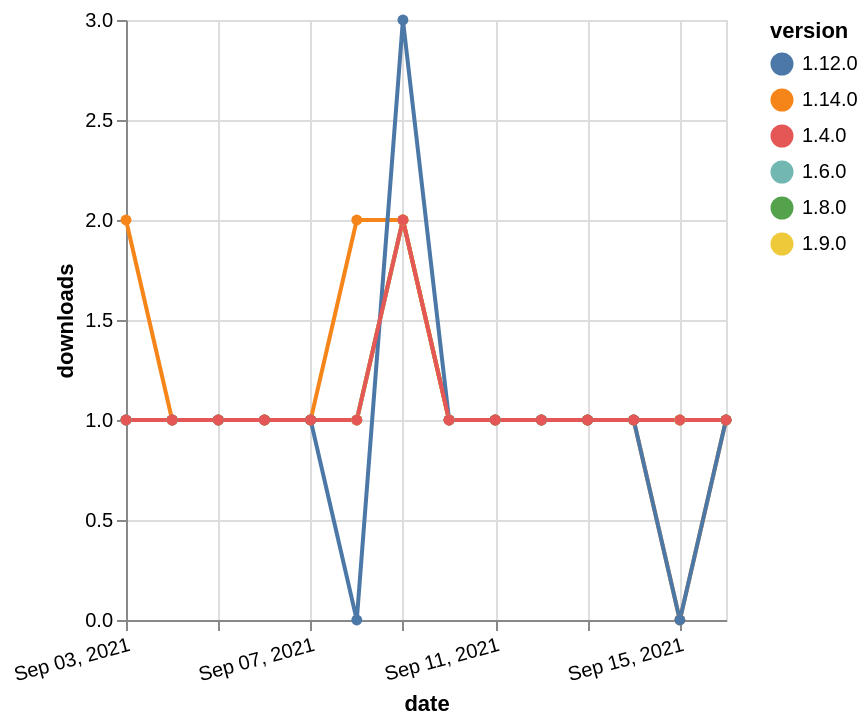

The Vega-Lite source for this figure:
### Vega-Lite specification from a JSON file in a GitHub repository (floating-point values rounded to 4 significant figures)
{"$schema": "https://vega.github.io/schema/vega-lite/v5.json", "description": "A simple bar chart with embedded data.", "data": {"values": [{"date": "2021-09-03", "total": 194, "delta": 1, "version": "1.6.0"}, {"date": "2021-09-04", "total": 195, "delta": 1, "version": "1.6.0"}, {"date": "2021-09-05", "total": 196, "delta": 1, "version": "1.6.0"}, {"date": "2021-09-06", "total": 197, "delta": 1, "version": "1.6.0"}, {"date": "2021-09-07", "total": 198, "delta": 1, "version": "1.6.0"}, {"date": "2021-09-08", "total": 199, "delta": 1, "version": "1.6.0"}, {"date": "2021-09-09", "total": 201, "delta": 2, "version": "1.6.0"}, {"date": "2021-09-10", "total": 202, "delta": 1, "version": "1.6.0"}, {"date": "2021-09-11", "total": 203, "delta": 1, "version": "1.6.0"}, {"date": "2021-09-12", "total": 204, "delta": 1, "version": "1.6.0"}, {"date": "2021-09-13", "total": 205, "delta": 1, "version": "1.6.0"}, {"date": "2021-09-14", "total": 206, "delta": 1, "version": "1.6.0"}, {"date": "2021-09-15", "total": 207, "delta": 1, "version": "1.6.0"}, {"date": "2021-09-16", "total": 208, "delta": 1, "version": "1.6.0"}, {"date": "2021-09-03", "total": 189, "delta": 1, "version": "1.8.0"}, {"date": "2021-09-04", "total": 190, "delta": 1, "version": "1.8.0"}, {"date": "2021-09-05", "total": 191, "delta": 1, "version": "1.8.0"}, {"date": "2021-09-06", "total": 192, "delta": 1, "version": "1.8.0"}, {"date": "2021-09-07", "total": 193, "delta": 1, "version": "1.8.0"}, {"date": "2021-09-08", "total": 194, "delta": 1, "version": "1.8.0"}, {"date": "2021-09-09", "total": 196, "delta": 2, "version": "1.8.0"}, {"date": "2021-09-10", "total": 197, "delta": 1, "version": "1.8.0"}, {"date": "2021-09-11", "total": 198, "delta": 1, "version": "1.8.0"}, {"date": "2021-09-12", "total": 199, "delta": 1, "version": "1.8.0"}, {"date": "2021-09-13", "total": 200, "delta": 1, "version": "1.8.0"}, {"date": "2021-09-14", "total": 201, "delta": 1, "version": "1.8.0"}, {"date": "2021-09-15", "total": 202, "delta": 1, "version": "1.8.0"}, {"date": "2021-09-16", "total": 203, "delta": 1, "version": "1.8.0"}, {"date": "2021-09-03", "total": 165, "delta": 1, "version": "1.9.0"}, {"date": "2021-09-04", "total": 166, "delta": 1, "version": "1.9.0"}, {"date": "2021-09-05", "total": 167, "delta": 1, "version": "1.9.0"}, {"date": "2021-09-06", "total": 168, "delta": 1, "version": "1.9.0"}, {"date": "2021-09-07", "total": 169, "delta": 1, "version": "1.9.0"}, {"date": "2021-09-08", "total": 170, "delta": 1, "version": "1.9.0"}, {"date": "2021-09-09", "total": 172, "delta": 2, "version": "1.9.0"}, {"date": "2021-09-10", "total": 173, "delta": 1, "version": "1.9.0"}, {"date": "2021-09-11", "total": 174, "delta": 1, "version": "1.9.0"}, {"date": "2021-09-12", "total": 175, "delta": 1, "version": "1.9.0"}, {"date": "2021-09-13", "total": 176, "delta": 1, "version": "1.9.0"}, {"date": "2021-09-14", "total": 177, "delta": 1, "version": "1.9.0"}, {"date": "2021-09-15", "total": 178, "delta": 1, "version": "1.9.0"}, {"date": "2021-09-16", "total": 179, "delta": 1, "version": "1.9.0"}, {"date": "2021-09-03", "total": 127, "delta": 2, "version": "1.14.0"}, {"date": "2021-09-04", "total": 128, "delta": 1, "version": "1.14.0"}, {"date": "2021-09-05", "total": 129, "delta": 1, "version": "1.14.0"}, {"date": "2021-09-06", "total": 130, "delta": 1, "version": "1.14.0"}, {"date": "2021-09-07", "total": 131, "delta": 1, "version": "1.14.0"}, {"date": "2021-09-08", "total": 133, "delta": 2, "version": "1.14.0"}, {"date": "2021-09-09", "total": 135, "delta": 2, "version": "1.14.0"}, {"date": "2021-09-10", "total": 136, "delta": 1, "version": "1.14.0"}, {"date": "2021-09-11", "total": 137, "delta": 1, "version": "1.14.0"}, {"date": "2021-09-12", "total": 138, "delta": 1, "version": "1.14.0"}, {"date": "2021-09-13", "total": 139, "delta": 1, "version": "1.14.0"}, {"date": "2021-09-14", "total": 140, "delta": 1, "version": "1.14.0"}, {"date": "2021-09-15", "total": 140, "delta": 0, "version": "1.14.0"}, {"date": "2021-09-16", "total": 141, "delta": 1, "version": "1.14.0"}, {"date": "2021-09-03", "total": 199, "delta": 1, "version": "1.12.0"}, {"date": "2021-09-04", "total": 200, "delta": 1, "version": "1.12.0"}, {"date": "2021-09-05", "total": 201, "delta": 1, "version": "1.12.0"}, {"date": "2021-09-06", "total": 202, "delta": 1, "version": "1.12.0"}, {"date": "2021-09-07", "total": 203, "delta": 1, "version": "1.12.0"}, {"date": "2021-09-08", "total": 203, "delta": 0, "version": "1.12.0"}, {"date": "2021-09-09", "total": 206, "delta": 3, "version": "1.12.0"}, {"date": "2021-09-10", "total": 207, "delta": 1, "version": "1.12.0"}, {"date": "2021-09-11", "total": 208, "delta": 1, "version": "1.12.0"}, {"date": "2021-09-12", "total": 209, "delta": 1, "version": "1.12.0"}, {"date": "2021-09-13", "total": 210, "delta": 1, "version": "1.12.0"}, {"date": "2021-09-14", "total": 211, "delta": 1, "version": "1.12.0"}, {"date": "2021-09-15", "total": 211, "delta": 0, "version": "1.12.0"}, {"date": "2021-09-16", "total": 212, "delta": 1, "version": "1.12.0"}, {"date": "2021-09-03", "total": 247, "delta": 1, "version": "1.4.0"}, {"date": "2021-09-04", "total": 248, "delta": 1, "version": "1.4.0"}, {"date": "2021-09-05", "total": 249, "delta": 1, "version": "1.4.0"}, {"date": "2021-09-06", "total": 250, "delta": 1, "version": "1.4.0"}, {"date": "2021-09-07", "total": 251, "delta": 1, "version": "1.4.0"}, {"date": "2021-09-08", "total": 252, "delta": 1, "version": "1.4.0"}, {"date": "2021-09-09", "total": 254, "delta": 2, "version": "1.4.0"}, {"date": "2021-09-10", "total": 255, "delta": 1, "version": "1.4.0"}, {"date": "2021-09-11", "total": 256, "delta": 1, "version": "1.4.0"}, {"date": "2021-09-12", "total": 257, "delta": 1, "version": "1.4.0"}, {"date": "2021-09-13", "total": 258, "delta": 1, "version": "1.4.0"}, {"date": "2021-09-14", "total": 259, "delta": 1, "version": "1.4.0"}, {"date": "2021-09-15", "total": 260, "delta": 1, "version": "1.4.0"}, {"date": "2021-09-16", "total": 261, "delta": 1, "version": "1.4.0"}]}, "width": "container", "mark": {"type": "line", "point": {"filled": true}}, "encoding": {"x": {"field": "date", "type": "temporal", "timeUnit": "yearmonthdate", "title": "date", "axis": {"labelAngle": -15}}, "y": {"field": "delta", "type": "quantitative", "title": "downloads"}, "color": {"field": "version", "type": "nominal"}, "tooltip": {"field": "delta"}}}
